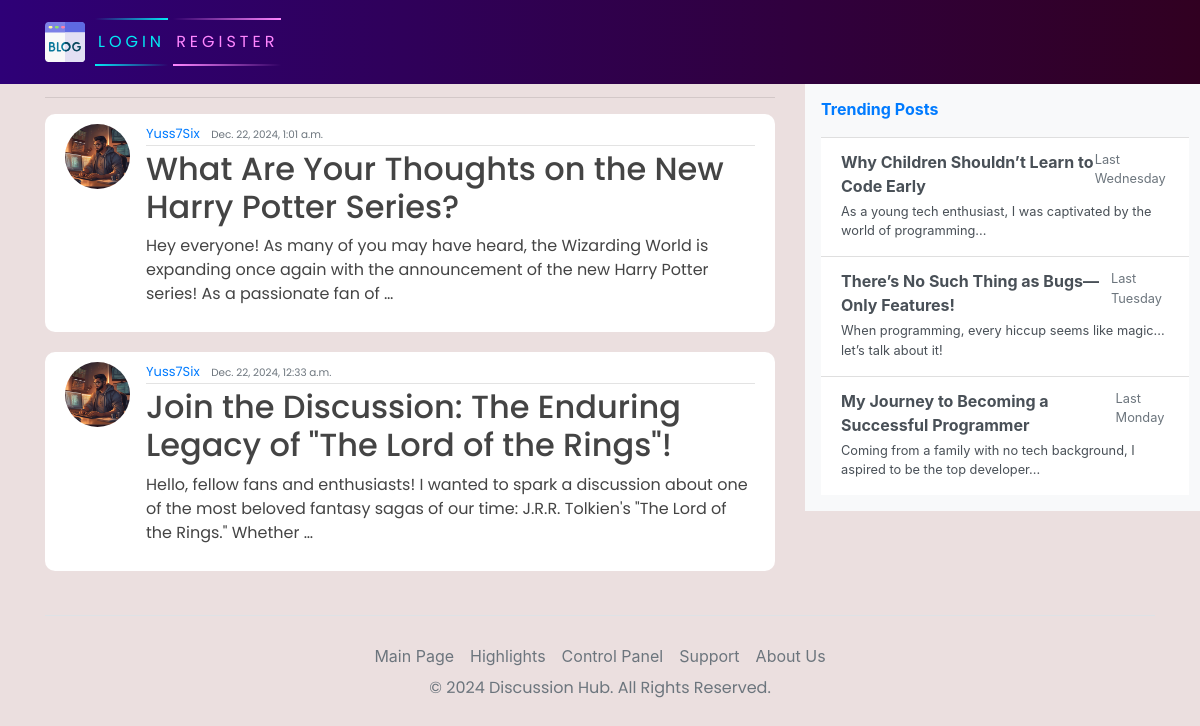
The page / on the database its author committed.
### blog/models.py (models this page shows)
class Post(models.Model):
    title = models.CharField(max_length=200)
    content = models.TextField()
    date_posted = models.DateTimeField(default=timezone.now)
    author = models.ForeignKey(User, on_delete=models.CASCADE)

### users/models.py (models this page shows, shortened)
class Account(models.Model):
    user = models.OneToOneField(User, on_delete=models.CASCADE)
    avatar = models.ImageField(default='default.jpg', upload_to='images/')

### blog/views.py (the view)
# urls.py: path('', PostListView.as_view(), name="welcome"),
class PostListView(ListView):
    model = Post
    template_name = 'blog/welcome.html'
    context_object_name = 'articles'
    ordering = ["-date_posted"]

### blog/templates/blog/welcome.html
{% extends 'base.html' %}
{% block content %}
<hr>
{% for article in articles %}
<article class="media content-section">
    <img class="rounded-circle article-img" src="{{ article.author.account.avatar.url }}" alt="Account Picture">
    <div class="media-body">
        <div class="article-metadata">
            <a class="mr-2" href="#">{{ article.author }}</a>
            <small class="text-muted">{{ article.date_posted }}</small>
        </div>
        <h2><a class="article-title" href="{% url 'blog-detail' article.id %}">{{ article.title }}</a></h2>
        <p class="article-content">{{ article.content|truncatewords:30 }}</p>
    </div>
    <br>
</article>
{% endfor %}
{% endblock content %}

### static/css/head.css (style rules this page uses)
body { background-color: rgb(235, 223, 223); margin-top: 5rem; background-size: contain; background-repeat: no-repeat; }
h1, h2, h3, h4, h5, h6, p { color: #444444; font-family: 'Poppins', sans-serif; }
.content-section { background: #ffffff; padding: 10px 20px; border-radius: 10px; margin-bottom: 20px; }
.article-title { color: #444444; }
.article-content { white-space: pre-line; }
.article-img { height: 65px; width: 65px; margin-right: 16px; }
.article-metadata { font-family: 'Poppins', sans-serif; padding-bottom: 1px; margin-bottom: 4px; font-size: 13px; border-bottom: 1px solid #e3e3e3 }

### rows shown on the page
Post: author.account.avatar (picture), author "Yuss7Six", date_posted "Dec. 22, 2024, 1:01 a.m.", title "What Are Your Thoughts on the New Harry Potter Series?", content "Hey everyone! As many of you may have heard, the Wizarding World is expanding once again with the announcement of the new Harry Potter series! As a passionate fan of …"
Post: author.account.avatar (picture), author "Yuss7Six", date_posted "Dec. 22, 2024, 12:33 a.m.", title "Join the Discussion: The Enduring Legacy of \"The Lord of the Rings\"!", content "Hello, fellow fans and enthusiasts! I wanted to spark a discussion about one of the most beloved fantasy sagas of our time: J.R.R. Tolkien's \"The Lord of the Rings.\" Whether …"
